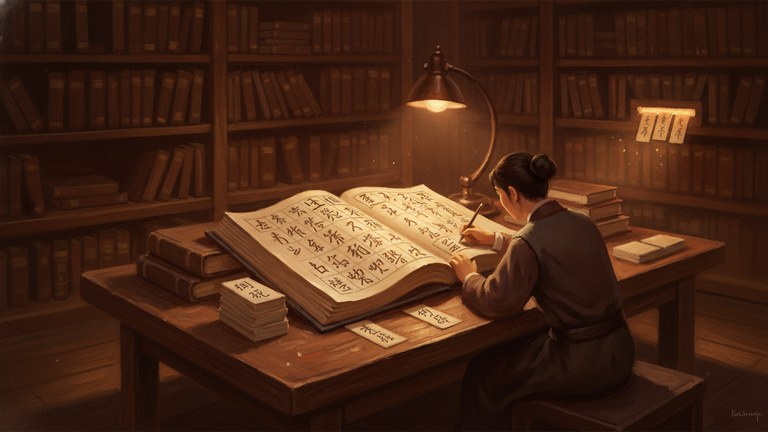
#> input picture juego-filosofia/tools/experimentos/x-china.jpg, 768 x 432 px; its folder holds 4 pictures in this run
$ python xp-sheet.py
#> lines starting #> are read from the running program, lines starting #| are printed output that depends on the picture
"""Agrupa las pinturas de los experimentos (tools/experimentos/x-<id>.jpg) en img/experimentos.jpg
y escribe src/00f-xp-art.js (id -> fila). Uso: python3 tools/xp-sheet.py"""
import os, json
from PIL import Image
root = os.path.dirname(os.path.dirname(os.path.abspath(__file__)))
d = os.path.join(root, 'tools', 'experimentos'); ids = sorted(f[2:-4] for f in os.listdir(d) if f.startswith('x-') and f.endswith('.jpg'))
W, H = 768, 432; sheet = Image.new('RGB', (W, H * len(ids)), (26, 18, 10))
#> after `sheet = Image.new('RGB', (W, H * len(ids)), (26, 18, 10))`:
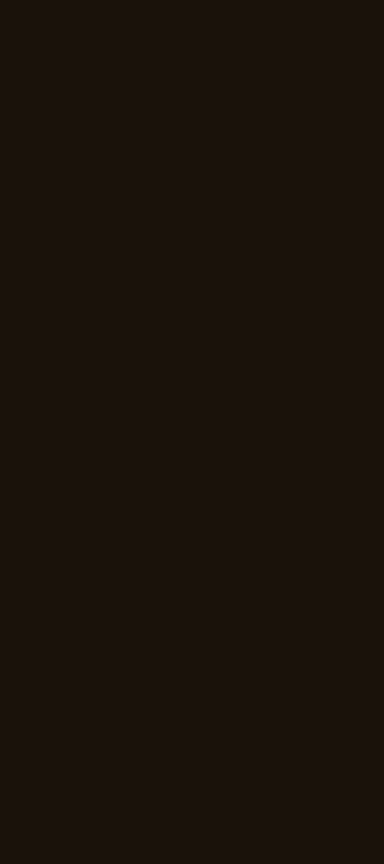
#> sheet: PIL image 768x1728 RGB (shown at 1/2 size); mean R, G, B 26, 18, 10
for k, i in enumerate(ids): sheet.paste(Image.open(os.path.join(d, f'x-{i}.jpg')).convert('RGB').resize((W, H)), (0, k * H))
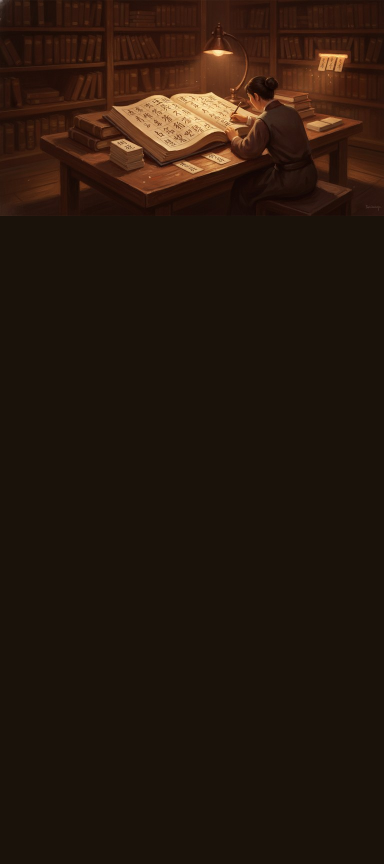
#> sheet: PIL image 768x1728 RGB (shown at 1/2 size); mean R, G, B 37.5, 23.3, 13.2
#> pass 2 of the loop `for k, i in enumerate(ids): sheet.paste(Image.open(os.path.join(d, f'x..`:
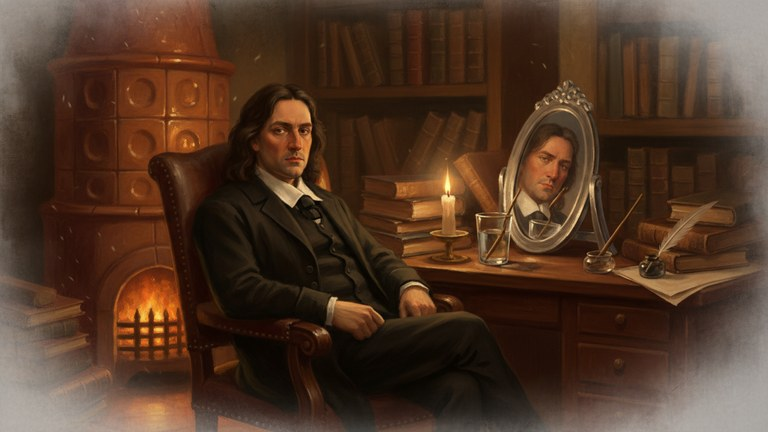
#> input picture juego-filosofia/tools/experimentos/x-descartes.jpg, 768 x 432 px
#> `for k, i in enumerate(ids): sheet.paste(Image.open(os.path.join(d, f'x..`:
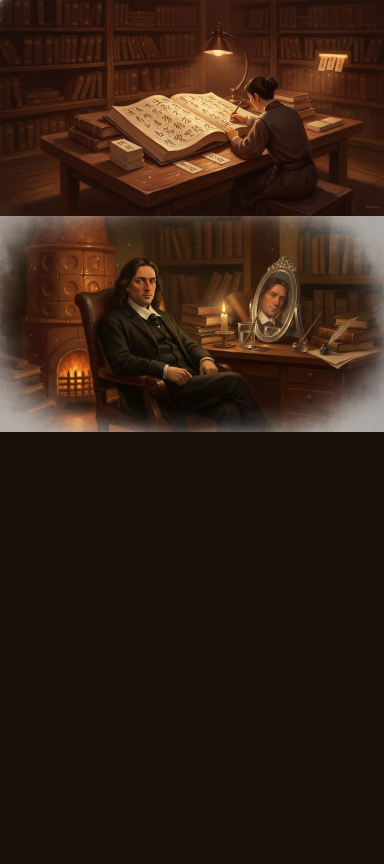
#> sheet: PIL image 768x1728 RGB (shown at 1/2 size); mean R, G, B 51.1, 32.5, 20.2
#> pass 3 of the loop `for k, i in enumerate(ids): sheet.paste(Image.open(os.path.join(d, f'x..`:
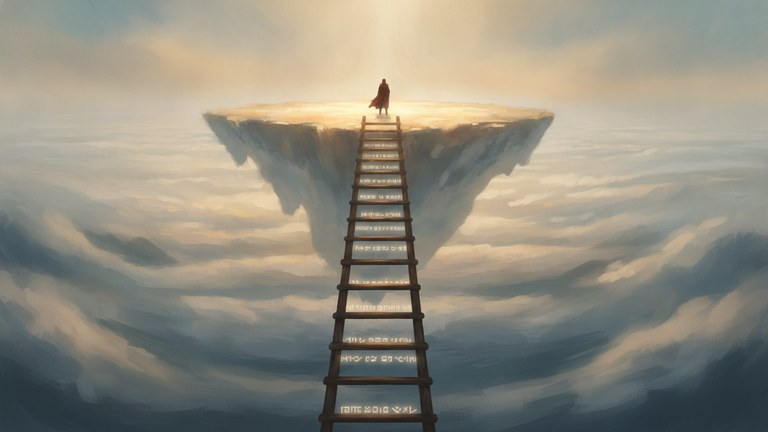
#> input picture juego-filosofia/tools/experimentos/x-escalera.jpg, 768 x 432 px
#> `for k, i in enumerate(ids): sheet.paste(Image.open(os.path.join(d, f'x..`:
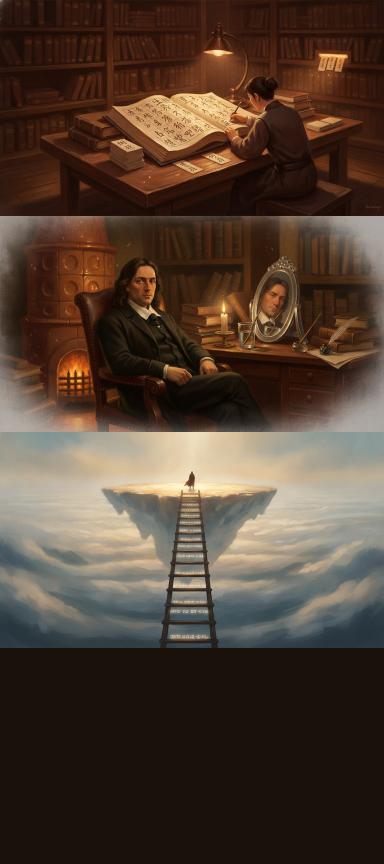
#> sheet: PIL image 768x1728 RGB (shown at 1/2 size); mean R, G, B 80.8, 63.2, 49.7
#> the loop made 4 passes; the first 3 are shown
sheet.save(os.path.join(root, 'img', 'experimentos.jpg'), quality=80, optimize=True)
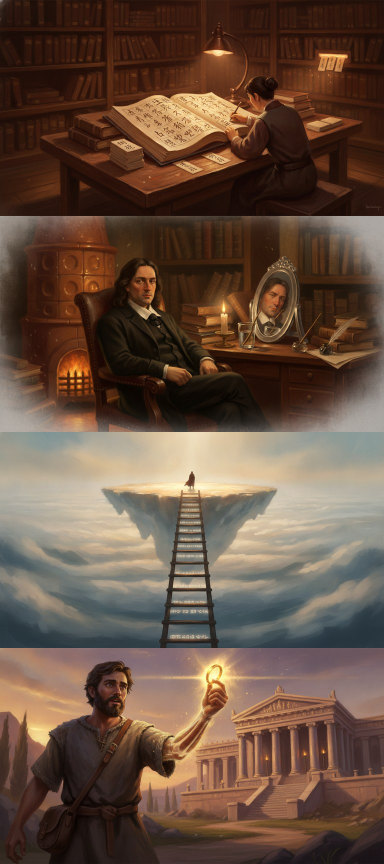
#> saved as experimentos.jpg: PIL image 768x1728 RGB (shown at 1/2 size); mean R, G, B 102.7, 79.4, 64.1
open(os.path.join(root, 'src', '00f-xp-art.js'), 'w').write('// Pinturas de los experimentos (lo genera tools/xp-sheet.py): id -> fila de img/experimentos.jpg\nconst XP_ART = ' + json.dumps({i: k for k, i in enumerate(ids)}) + ', XP_ART_ROWS = ' + str(len(ids)) + ';\n')
print(len(ids), 'pinturas')
